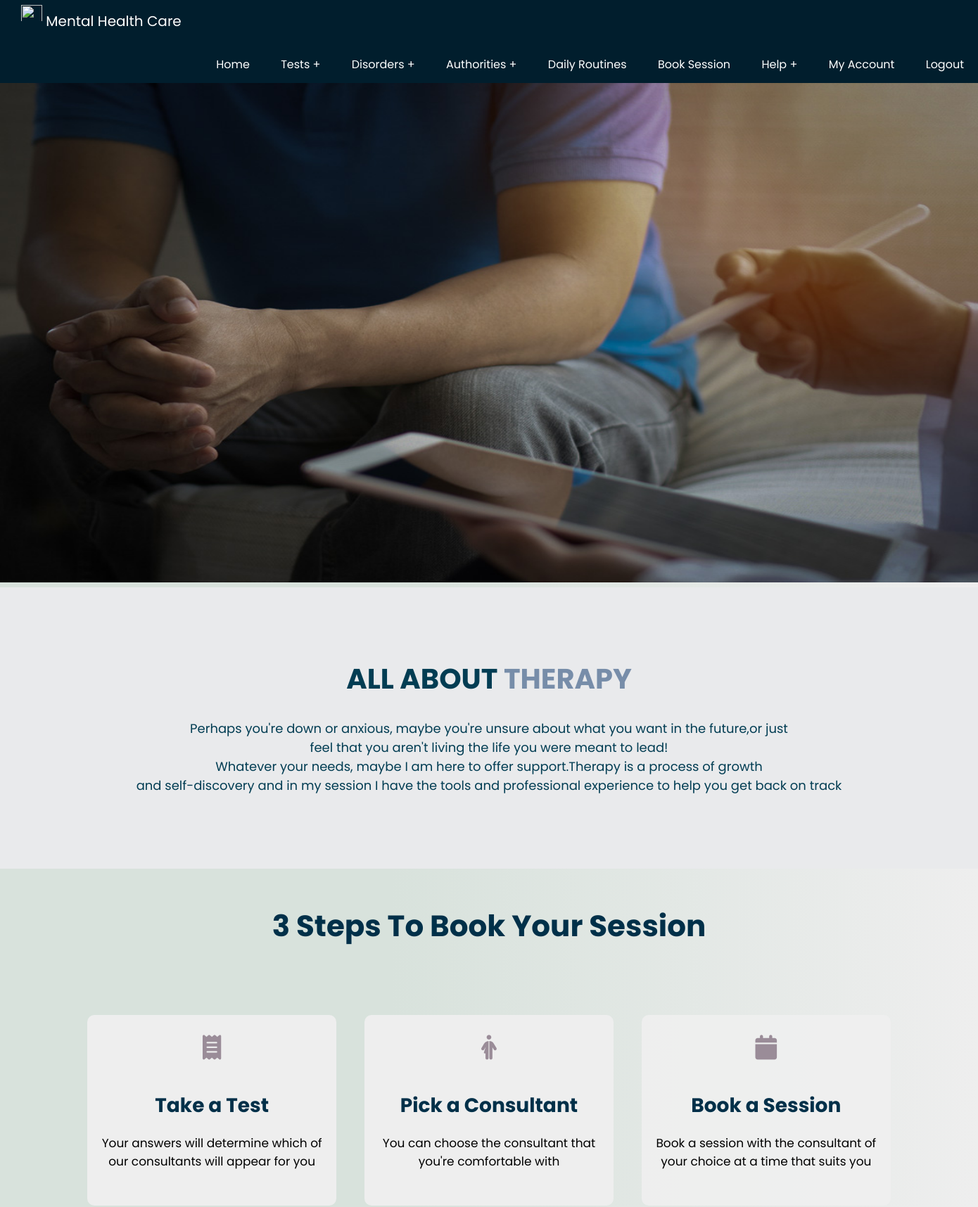
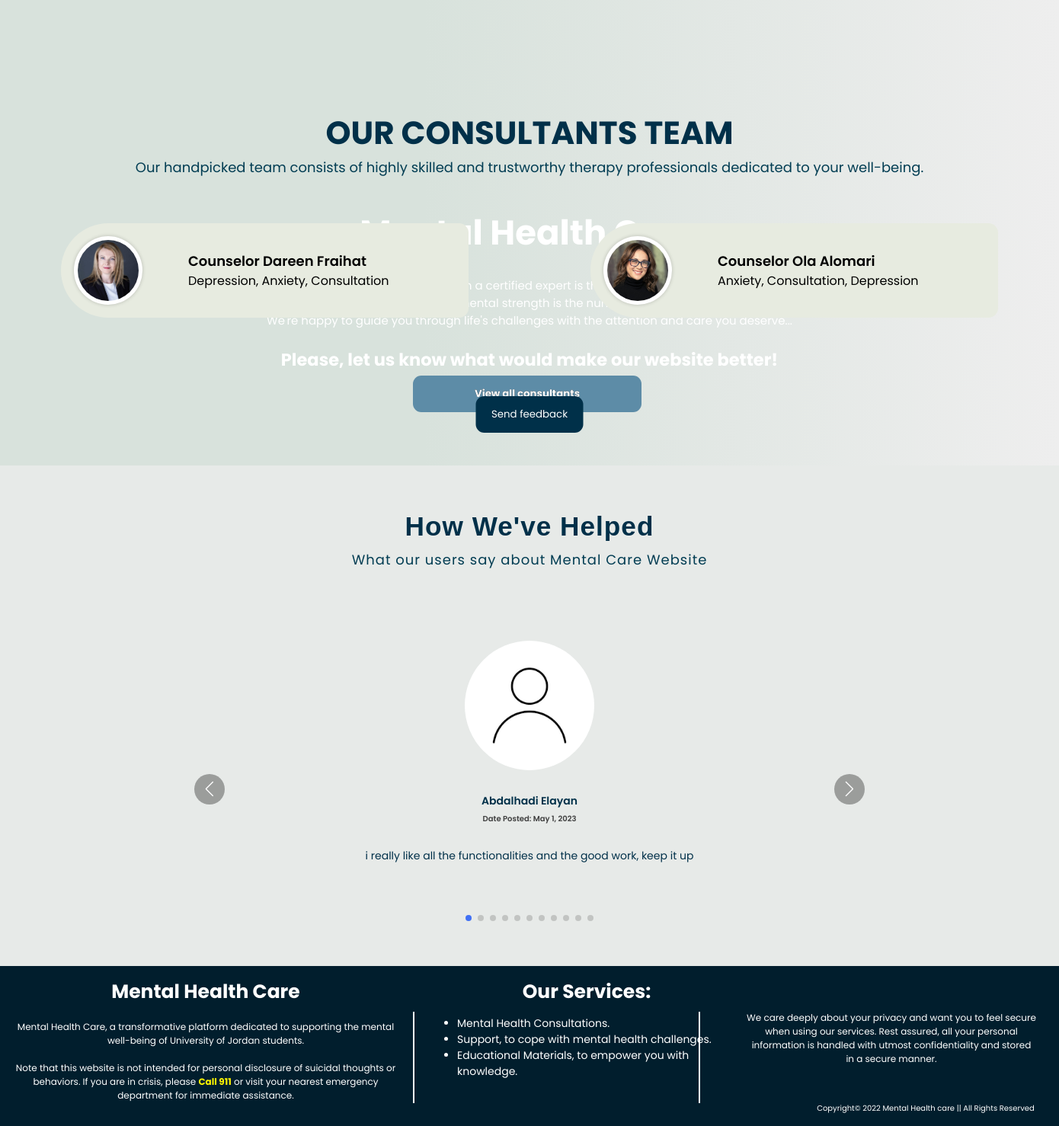
The page /home/ (signed in) on the database its author committed (2 pictures, top to bottom).
### base/models.py (models this page shows, shortened)
class MentalUser(AbstractUser):
    ROLE_CHOICES = (
        ('Student', 'Student'),
        ('Consultant', 'Consultant'),
    )
    username = models.CharField(max_length=50, null=True)
    email = models.EmailField(unique=True, null=True)
    role = models.CharField(max_length=20, choices=ROLE_CHOICES, default='student')
    USERNAME_FIELD = 'email'
    REQUIRED_FIELDS = []
    class Meta:
        verbose_name = 'Mental User'

class Consultant(MentalUser):
    major = models.CharField(max_length=200)
    profilePicture = models.ImageField(null=True, blank=True, default='user.png', upload_to='profilePicture/')
    resume = models.FileField(null=True, blank=True, upload_to='resumes/')
    startTime = models.TimeField(default=datetime.time(9, 0), null=True, blank=True)
    endTime = models.TimeField(default=datetime.time(15, 10), null=True, blank=True)
    class Meta:
        verbose_name = 'Consultant'

class MentalUser(AbstractUser):
    ROLE_CHOICES = (
        ('Student', 'Student'),
        ('Consultant', 'Consultant'),
    )
    username = models.CharField(max_length=50, null=True)
    email = models.EmailField(unique=True, null=True)
    role = models.CharField(max_length=20, choices=ROLE_CHOICES, default='student')
    USERNAME_FIELD = 'email'
    REQUIRED_FIELDS = []
    class Meta:
        verbose_name = 'Mental User'

class BaseModel(models.Model):
    objects = ModelManager()
    class Meta:
        abstract = True

class WebsiteFeedback(BaseModel, models.Model):
    feedbackDate = models.DateField()
    comment = models.TextField()
    student = models.ForeignKey(Student, on_delete=models.CASCADE)

### base/views.py (the view)
# urls.py: path('home/', views.home, name="home"),
@login_required(login_url='/login')
def home(request):
    disorders = DisordersContent.objects.all()
    consultants = Consultant.objects.all()
    feedback_form = WebsiteFeedbackForm()
    if request.method == 'POST':
        feedback_form = WebsiteFeedbackForm(request.POST, student=request.user.student)
        if feedback_form.is_valid():
            feedback_form.save()
            return redirect('home')
    students_feedback = WebsiteFeedback.objects.all()
    context = {'feedback_form': feedback_form,
               'students_feedback': students_feedback,
               'disorders': disorders,
               'consultants': consultants, }
    return render(request, 'base/home.html', context)

### base/templates/base/home.html (shortened to what this page needs)
<!DOCTYPE html>
{% load static %}
{% block content %}
<html>
<head>
    <link rel="stylesheet" href="https://cdnjs.cloudflare.com/ajax/libs/font-awesome/6.2.0/css/all.min.css"
/>
    <link rel="stylesheet" href="{% static 'styles/StyleSheet.css' %}">
</head>
<body>
{% include 'base/navbar.html' %}
<div class="container1">
    <img class="image1" src="{% static 'images/FirstBG.jpg' %}" style="width:100%;">
    <div class="centered"><p Style="font-size:45px;font-weight:bold">Mental Health Care</p><br>
        <p>Sometimes, seeking help from a certified expert is the best way to put things into perspective.Your mental
            strength is the number one priority<br>
            <span>We're happy to guide you through life's challenges with the attention and care you deserve...</span>
        </p><br>
        <h2>Please, let us know what would make our website better!</h2>
        <br>
        <button onclick="document.getElementById('id01').style.display='block'" style="width:auto;">Send feedback
        </button>
    </div>
</div>
<div class="text">
    <p><span Style="font-weight:bold; font-size:40px;">ALL ABOUT <span
            Style="color:#778da9">THERAPY</span></span><br><br>
        Perhaps you're down or anxious, maybe you're unsure about what you want in the future,or just<br> feel that you
        aren't living the life you were meant to lead!<br>
        Whatever your needs, maybe I am here to offer support.Therapy is a process of growth<br> and self-discovery and
        in my session
        I have the tools and professional experience to help you get back on track</p>
</div>
<div class="section" style="width: 100%;">
    <div class="title">
        <h1>3 Steps To Book Your Session</h1>
    </div>
    <div class="process">
        <div class="card">
            <div class="icon">
                <i class="fa-solid fa-receipt"></i>
            </div>
            <h2>Take a Test</h2>
            <p>Your answers will determine which of our consultants will appear for you</p>
        </div>
        <div class="card">
            <div class="icon">
                <i class="fa-solid fa-person-half-dress"></i>
            </div>
            <h2>Pick a Consultant</h2>
            <p>You can choose the consultant that you're comfortable with</p>
        </div>
        <div class="card">
            <div class="icon">
                <i class="fas fa-calendar"></i>
            </div>
            <h2>Book a Session</h2>
            <p>Book a session with the consultant of your choice at a time that suits you</p>
        </div>
    </div>
</div>
{% include 'base/consultantSection.html' %}
{% include 'base/feedback.html' with students_feedback=students_feedback%}
{% include 'base/footer.html' %}
</body>
</html>
{% endblock %}

### base/templates/base/consultantSection.html (shortened to what this page needs)
<!DOCTYPE html>
{% load static %}
<html>
<head>
    <link rel="stylesheet" href="{% static 'styles/consultantSection.css' %}"/>
    <link rel="stylesheet" href="https://cdn.jsdelivr.net/npm/slick-carousel@1.8.1/slick/slick.css"/>
    <link rel="stylesheet" href="https://cdn.jsdelivr.net/npm/slick-carousel@1.8.1/slick/slick-theme.css"/>
    <link href="https://unpkg.com/boxicons@2.1.2/css/boxicons.min.css" rel="stylesheet"/>
</head>
<body>
<div class="title">
    <h1>OUR CONSULTANTS TEAM</h1>
    <p style="font-size: 18px;color: #023d53;">Our handpicked team consists of highly skilled and trustworthy therapy
        professionals dedicated to your well-being.</p>
</div>
<div id="testimonial-slider" class="wrapper">
    {% for consultant in consultants %}
    <div class="card2">
        <div class="content2">
            <div class="img2"><img src="{{consultant.profilePicture.url}}"></div>
            <div class="details">
                <span class="name2"> Counselor {{consultant.username}} </span>
                <p>{{consultant.major}}</p>
            </div>
        </div>
    </div>
    {% endfor %}
</div>
<button style="width: 300px;margin-left: 39%;margin-bottom: 70px;" class="viewbutton">
    <a href="{% url 'ourTeam' %}" style="text-decoration: none;"> View all consultants</a>
</button>
</body>
</html>

### base/templates/base/feedback.html (shortened to what this page needs)
<!DOCTYPE html>
{% load static %}
<html>
<head>
    <link rel="stylesheet" href="{% static 'styles/swiper-bundle.min.css' %}"/>
    <link rel="stylesheet" href="{% static 'styles/feedbackStyle.css' %}"/>
    <link
            href="https://unpkg.com/boxicons@2.1.2/css/boxicons.min.css"
            rel="stylesheet"
    />
</head>
<body>
<div class="testimonial-heading">
    <h1>How We've Helped</h1>
    <p style="font-size: 18px;color: #023d53;">What our users say about Mental Care Website</p>
</div>
<section class="container">
    <div class="testimonial mySwiper">
        <div class="testi-content swiper-wrapper">
            {% for feedback in students_feedback %}
            <div class="slide swiper-slide">
                <img src="{% static 'images/user.png' %}" alt="" class="image"/>
                <div class="details">
                    <span class="name">{{feedback.student.username}}</span>
                    <span class="date">Date Posted: {{feedback.feedbackDate}}</span>
                </div>
                <p>
                    {{feedback.comment}}
                </p>
            </div>
            {% endfor %}
        </div>
        <div class="swiper-button-next nav-btn"></div>
        <div class="swiper-button-prev nav-btn"></div>
        <div class="swiper-pagination"></div>
    </div>
</section>
</body>
</html>

### static/styles/StyleSheet.css (style rules this page uses)
* { padding: 0; margin: 0; font-family: "Poppins", sans-serif; }
body { background-image: linear-gradient(to right , #d8e2dc 40% , #EEEEEE); }
.text { text-align:center; background-color: #E9EAEC; width: 100%; height: 400px; padding-top: 100px; font-size:18px; color: #023d53; }
.image1 { background-blend-mode:darken; background: rgba(0, 0, 0, .65); height:710px; }
.container1 { text-align: center; color: white; }
.centered { position: absolute; top: 67%; left: 50%; transform: translate(-50%, -50%); font-size:15px; }
button { background-color: #003049; border-radius: 11px; color: white; padding: 14px 20px; margin: 8px 0; border: none; cursor: pointer; width: 100%; }
.title h1 { color:#003049; text-align: center; padding-top: 50px; font-size: 42px; }
.title h1::after { content: ""; height: 4px; width: 230px; background-color: #000; display: black; margin: auto; }
.process { width: 85%; display: flex; justify-content: space-between; align-items: center; margin: 75px auto; text-align: center; }
.card { width: 100%; display: flex; justify-content: space-between; align-items: center; flex-direction: column; margin: 20px 20px; padding: 20px 20px; background-color: #efefefef; border-radius: 10px; }
.card .icon { color: #9a8c98; font-size: 35px; margin-bottom:35px ; }
.card h2 { font-size: 28px; color: #003049; margin-bottom: 20px; }
.card p { font-size: 17px; margin-bottom: 30px; line-height: 1.5; }

### static/styles/navbar.css (style rules this page uses)
* { padding: 0; margin: 0; font-family:Verdana, Geneva, Tahoma, sans-serif; }
body { background-image: linear-gradient(to right , #d8e2dc 40% , #EEEEEE); }
a { color: #fff; }
p { text-align: center; }

### static/styles/consultantSection.css (style rules this page uses)
.wrapper { display: flex; justify-content: center; height: 25vh; overflow: hidden; }
.wrapper .card2 { background: #E7EBE0FF; width: 500px; display: flex; align-items: center; padding: 17px; margin:60px 80px; pointer-events: none; position: relative; justify-content: space-between; border-radius: 100px 20px 20px 100px; transition: background-color 0.4s ease-in-out; }
.card2 p { text-align: left; }
.card2 .content2 { display: flex; align-items: center; }
.wrapper .card2 .img2 { height: 90px; width: 90px; background: #fff; border-radius: 50%; padding: 5px; box-shadow: 0px 0px 5px rgba(0, 0, 0, 0.2); }
.card2 .img2 img { height: 100%; width: 100%; border-radius: 50%; object-fit: cover; }
.card2 .details { margin-left: 60px; }
.details span { font-weight: 600; font-size: 18px; }
.viewbutton { border: none; background-color: #5d8ca7; border-radius: 11px; color: white; font-weight: bold; padding: 14px 20px; margin-top: 60px; margin-bottom: 40px; cursor: pointer; width: 100%; text-shadow: 0 0 black; }

### static/styles/feedbackStyle.css (style rules this page uses)
* { margin: 0; padding: 0; box-sizing: border-box; font-family: "Poppins", sans-serif; }
.container { height: 65vh; width: 100%; display: flex; align-items: center; justify-content: center; background-color: #e7eae8; }
.testimonial-heading { letter-spacing: 1px; padding-top: 50px; display:flex; flex-direction: column; justify-content: center; align-items: center; background-color: #e7eae8; }
.testimonial-heading h1 { font-size: 2.2rem; font-weight: 500; color: #003049; padding: 10px 20px; font-family:Verdana, Geneva, Tahoma, sans-serif; font-weight:bold; }
.testimonial { position: relative; max-width: 900px; width: 100%; padding: 50px 0; overflow: hidden; }
.testimonial .image { height: 170px; width: 170px; object-fit: cover; border-radius: 50%; }
.testimonial .slide { display: flex; align-items: center; justify-content: center; flex-direction: column; row-gap: 30px; height: 100%; width: 100%; }
.slide p { text-align: center; padding: 0 160px; font-size: 14px; font-weight: 400; color: #003049; }
.slide .details { display: flex; flex-direction: column; align-items: center; }
.details .name { font-size: 14px; font-weight: 600; color: #003049; }
.details .date { font-size: 10px; font-weight: 600; color: #3f3f3f; margin-top:5px; }
.nav-btn { height: 40px; width: 40px; border-radius: 50%; transform: translateY(30px); background-color: rgb(0 0 0 / 33%); transition: 0.2s; }
.nav-btn::after, .nav-btn::before { font-size: 20px; color: #fff; }

### rows shown on the page
Consultant: profilePicture (picture), username "Dareen Fraihat", major "Depression, Anxiety, Consultation"
Consultant: profilePicture (picture), username "Ola Alomari", major "Anxiety, Consultation, Depression"
WebsiteFeedback: student.username "Abdalhadi Elayan", feedbackDate "May 1, 2023", comment "i really like all the functionalities and the good work, keep it up"
